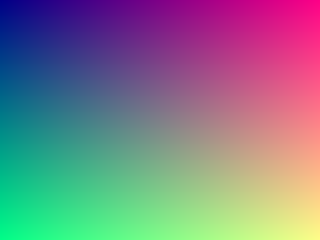
Frame 1 (no input)
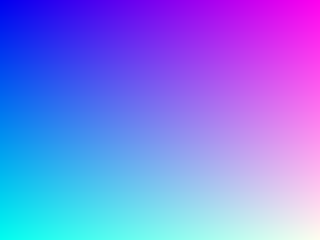
Frame 60 (the mouse pressed at the canvas centre just before this capture)
Frame 120 (the mouse held since frame 60 and released just before this capture): identical to frame 60, image omitted

The Processing sketch that drew these frames (run headless with seeded random() and noise(); from frame 60 on, the mouse is pressed at the canvas centre):

// Processing sketch: colourchange
// ── colourchange.pde
void setup() {
  size(320, 240);
}
 
void draw() {
  for (int y = 0; y < height; y++) {
    for (int x = 0; x < width; x++) {
      float r = 255 * (x / (float) width);
      float g = 255 * (y / (float) height);
      float b = 127.5 + 127.5 * sin(millis() / 1000.0);
      set(x, y, color(r, g, b));
    }
  }
}
